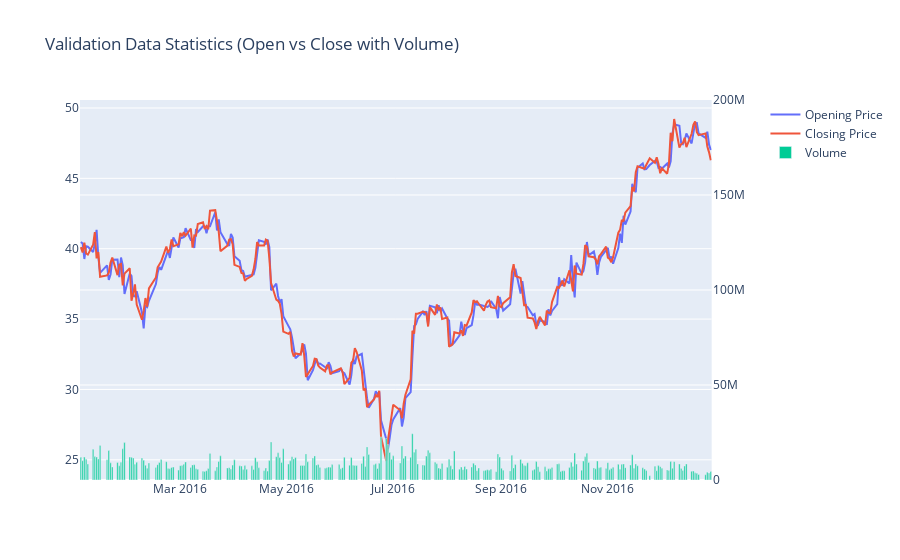
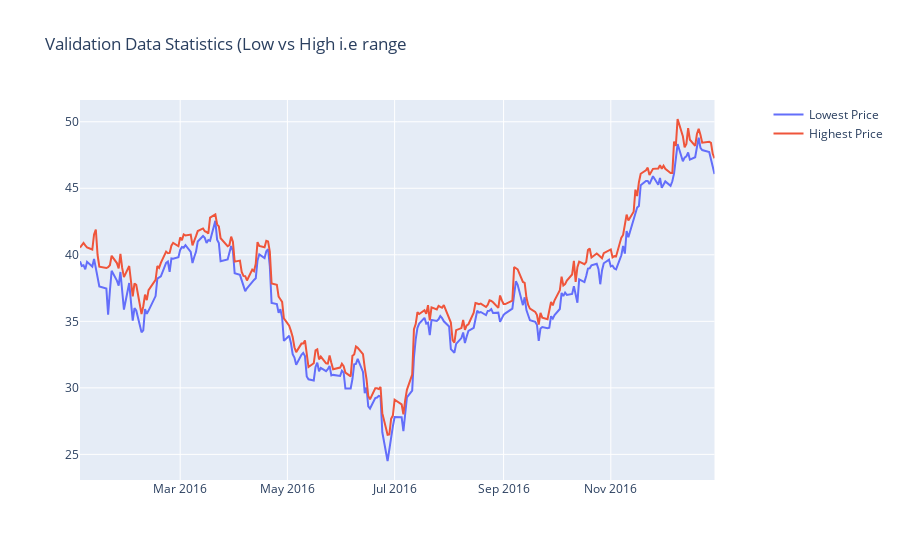

The cell these charts' notebook holds for them, in order:
### Code cell
#VALIDATION DATA STATS
fig2 = make_subplots(specs=[[{"secondary_y": True}]])
fig2.add_trace(go.Scatter(x=validation_df.index,y=validation_df['Open'],name='Opening Price'),secondary_y=False)
fig2.add_trace(go.Scatter(x=validation_df.index,y=validation_df['Close'],name='Closing Price'),secondary_y=False)
fig2.add_trace(go.Bar(x=validation_df.index,y=validation_df['Volume'],name='Volume'),secondary_y=True)
fig2.update_layout(title="Validation Data Statistics (Open vs Close with Volume)")
fig2.update_yaxes(range=[0,200000000],secondary_y=True)
fig2.show()

fig2 = make_subplots(specs=[[{"secondary_y": True}]])
fig2.add_trace(go.Scatter(x=validation_df.index,y=validation_df['Low'],name='Lowest Price'),secondary_y=False)
fig2.add_trace(go.Scatter(x=validation_df.index,y=validation_df['High'],name='Highest Price'),secondary_y=False)
fig2.update_layout(title="Validation Data Statistics (Low vs High i.e range")
fig2.update_yaxes(range=[0,200000000],secondary_y=True)
fig2.show()

### Figure 1 — Plotly figure (JSON) as saved in the notebook; plotly's stock layout.template omitted (floating-point values rounded to 4 significant figures; data arrays with more than 128 entries replaced by an {"elided": "..."} marker saying what was removed)
{"data": [{"name": "Opening Price", "type": "scatter", "x": {"elided": "252 str values"}, "xaxis": "x", "y": {"elided": "252 float values"}, "yaxis": "y"}, {"name": "Closing Price", "type": "scatter", "x": {"elided": "252 str values"}, "xaxis": "x", "y": {"elided": "252 float values"}, "yaxis": "y"}, {"name": "Volume", "type": "bar", "x": {"elided": "252 str values"}, "xaxis": "x", "y": {"elided": "252 int values"}, "yaxis": "y2"}], "layout": {"title": {"text": "Validation Data Statistics (Open vs Close with Volume)"}, "xaxis": {"anchor": "y", "domain": [0, 0.94]}, "yaxis": {"anchor": "x", "domain": [0, 1]}, "yaxis2": {"anchor": "x", "overlaying": "y", "range": [0, 200000000], "side": "right"}}}

### Figure 2 — Plotly figure (JSON) as saved in the notebook; plotly's stock layout.template omitted (floating-point values rounded to 4 significant figures; data arrays with more than 128 entries replaced by an {"elided": "..."} marker saying what was removed)
{"data": [{"name": "Lowest Price", "type": "scatter", "x": {"elided": "252 str values"}, "xaxis": "x", "y": {"elided": "252 float values"}, "yaxis": "y"}, {"name": "Highest Price", "type": "scatter", "x": {"elided": "252 str values"}, "xaxis": "x", "y": {"elided": "252 float values"}, "yaxis": "y"}], "layout": {"title": {"text": "Validation Data Statistics (Low vs High i.e range"}, "xaxis": {"anchor": "y", "domain": [0, 0.94]}, "yaxis": {"anchor": "x", "domain": [0, 1]}, "yaxis2": {"anchor": "x", "overlaying": "y", "range": [0, 200000000], "side": "right"}}}
